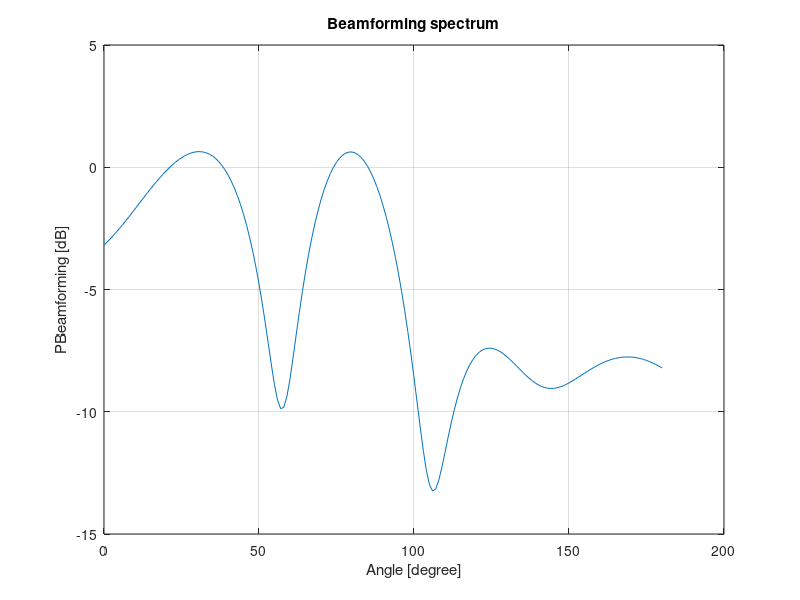

Recreate this plot in MATLAB.
%-------------------------------------------------------------------------------------------------------------------------------------------
                                                  % Beamforming: Uniform Linear Array     
                                              %Code edited by Imen BOUABIDI & Ameni MEZNI,
                          % Telecommunication engineering students in National Engineering School of Tunis - Tunisia
%-------------------------------------------------------------------------------------------------------------------------------------------
close all;
clear all;
clc;
%%   Parameters

% Carrier frequency (Hz)
fc = 3e8; 

% Number of snapshots
Nb = 1000; 

%Speed ol light(m/s)
c=3e8;

%the wavelength of the received signal
wavelength = 3e8/fc;     

% element spacing
d = 0.5*wavelength;  

% Number of antennas 
N = 10; 

%Wavenumber
beta=2*pi/wavelength;               

%Signal amplitude
A = 1;

%SNR(dB)
snr = 5;

% Direction of Arrival
theta = [30 80];

%Variance of noise
sigma = sqrt((A^2)/(2*10^(snr/10)));

%Number of signals
M = length(theta);

%radius of the circular array
a=(d)/(2*sin(pi/N));

%source signal
for k=1:M 
    D(k,:) = randint(1,Nb);
    S(k,:) =A*(2*D(k,:) - 1);
end   



for i=1:M
    for k=1:N;
        phi(k)=(2*pi*(k-1))/N;
        SteeringVector(k,i)=exp(j*(beta*a*cos(theta(i)*pi/180)*cos(phi(k))-sin(theta(i)*pi/180)*cos(phi(k))));
    end
end
% White Gaussien noise
B = (sigma^2)*(randn(N,Nb)+j*randn(N,Nb))/sqrt(2);

%Array output:signal plus noise
X = SteeringVector*S+B;

% Estimation of the spatial correlation matrix of the observed signal
Rxx = X*X'/Nb;

theta1=[0:180];
for i=1:length(theta1)
 
    A1=zeros([N 1]);
    for k=1:N
       phiii(k)=(2*pi*(k-1))/N;
        A1(k,1)= exp(j*(beta*a*cos(theta1(i)*pi/180)*cos(phiii(k))-sin(theta1(i)*pi/180)*cos(phi(k))));
    end;
   PBeamforming (i)= real(diag(A1'*Rxx*A1))/(N^2);
end;


figure(1);
plot(theta1,10*log10(PBeamforming ));
title('Beamforming spectrum');
xlabel('Angle [degree]');
ylabel('PBeamforming [dB]');
grid on;







